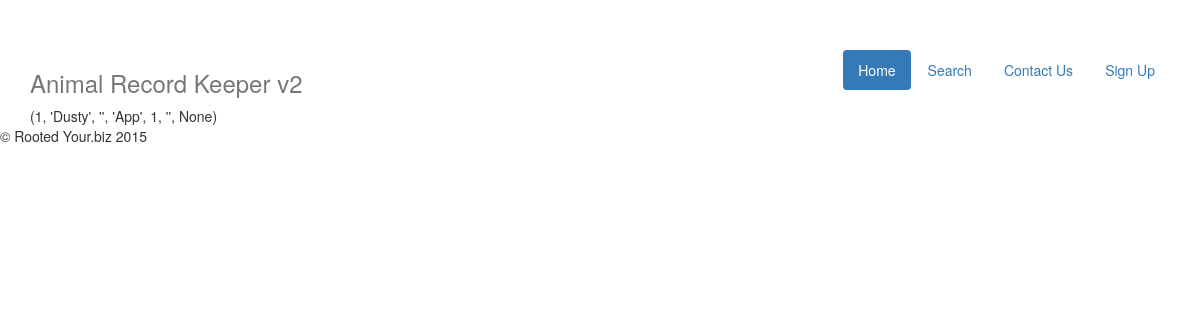
The page /search on the database as committed earlier.
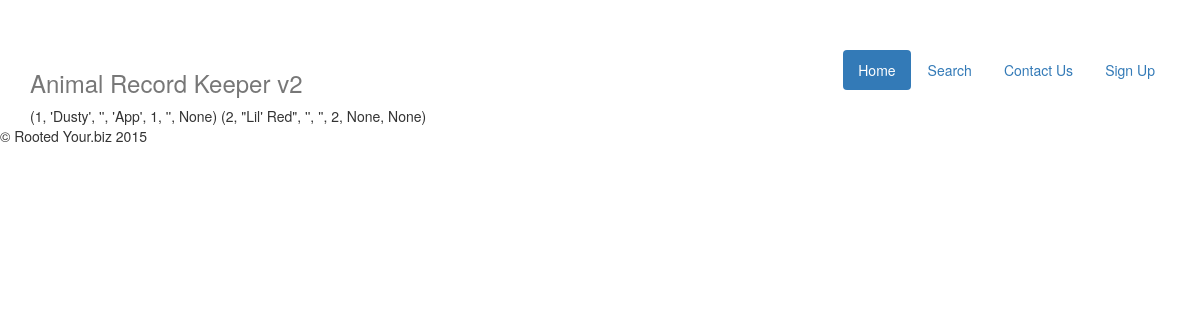
The same page on the database as committed later.
### tables this page shows
CREATE TABLE "animal" (
	`animalID`	INTEGER NOT NULL PRIMARY KEY AUTOINCREMENT UNIQUE,
	`name`	TEXT NOT NULL,
	`regName`	TEXT,
	`breed`	INTEGER,
	`sex`	INTEGER,
	`height`	INTEGER,
	`color`	TEXT
);

### intro_to_flask/routes.py (the view)
@app.route('/search', methods=['GET', 'POST`'])
def search():
  cursor.execute("SELECT * FROM animal")
  result = cursor.fetchall()
  form = SearchForm()
  return render_template('search.html', data=result)

### intro_to_flask/templates/search.html (shortened to what this page needs)
{% extends "layout.html" %}
{% block content %}
{% for row in data %}
  {% print row %}
{% endfor %}
{% endblock %}

Rows that differ between the two databases and show on the page:
added animal: print "(2, \"Lil' Red\", '', '', 2, None, None)"
